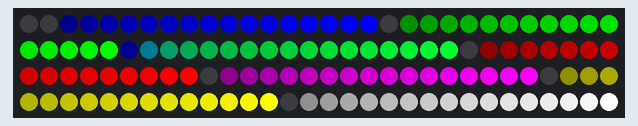
The sketch below on a simulated Arduino Uno, built with avr-gcc and run on an emulated ATmega328P. Shown: 120 RGB LEDs in strip order, left to right, continuing on the next row.

Above: at 0.17 s.
At 5.12 s:
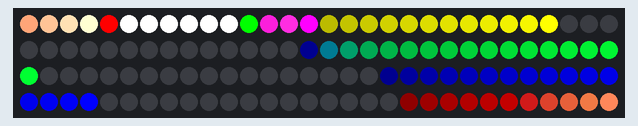
At 10.07 s:
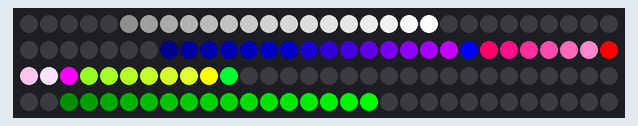
At 19.97 s:
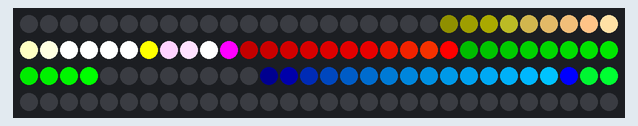
At 29.87 s:
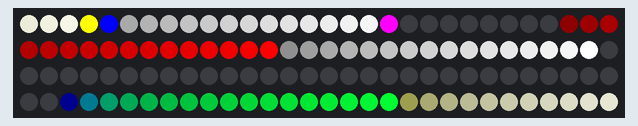
At 39.77 s:
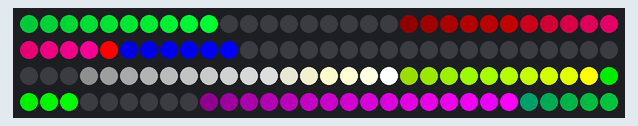

The sketch:

C3_colorblendingrace_7_color_opti.ino
```cpp
#include <Adafruit_NeoPixel.h>
#define PIN 6
#define CNT_LIGHTS 120

Adafruit_NeoPixel strip = Adafruit_NeoPixel(CNT_LIGHTS, PIN, NEO_GRB + NEO_KHZ800);
//fixed settings
int analogPinL = 1; // read from multiplexer using analog input 0
int analogPinR = 0; // read from multiplexer using analog input 0
int strobePin = 12; // strobe is attached to digital pin 2
int resetPin = 13; // reset is attached to digital pin 3

int speeds[7] = {0,0,0,0,0,0,0};
int speedin[7] = {0,0,0,0,0,0,0};
int leddat[CNT_LIGHTS][3];
int ledw = CNT_LIGHTS/7;
int leds[7][4] = {{0, 0, 255, ledw*1},
                 {0, 255, 0, ledw*2},
                 {0, 255, 50, ledw*3},
                 {255, 0, 0, ledw*4},
                 {255, 0, 255, ledw*5},
                 {255, 255, 0, ledw*6},
                 {255, 255, 255, ledw*7}}; //grb + position


void setup() {
  Serial.begin(9600); // print to serial monitor
  strip.begin();
  strip.show();
  pinMode(analogPinL, INPUT);
  pinMode(analogPinR, INPUT);
  pinMode(strobePin, OUTPUT);
  pinMode(resetPin, OUTPUT);
  digitalWrite(resetPin, LOW);
  digitalWrite(strobePin, HIGH);
}

void loop() {
      speedin[0] = 5;
      speedin[1] = 4;
      speedin[2] = 3;
      speedin[3] = 7;
      speedin[4] = 8;
      speedin[5] = 9;
      speedin[6] = 3;

    moveled(); //move led forward one
    //delay(100);
}


void moveled(){
  //leddat[10][2] = 255;
//leddat[20][1] = 255;
  //________________________moving leds
  for (int h =0; h<7; h++){
    for (int i=leds[h][3]; i>leds[h][3]-ledw; i--){
     for (int k=0; k<3; k++){
       if (i<0)//if going behind the strip
         if (leddat[CNT_LIGHTS+i][k] + leds[h][k] -((leds[h][k]/ledw)*(leds[h][3]-i+1)) >=255)
            leddat[CNT_LIGHTS+i][k] = 255;
         else
            leddat[CNT_LIGHTS+i][k] += leds[h][k] -((leds[h][k]/ledw)*(leds[h][3]-i+1));
       else
           if (leddat[i][k] + leds[h][k] -((leds[h][k]/ledw)*(leds[h][3]-i+1)) >=255)
             leddat[i][k] = 255;
           else
             leddat[i][k] += leds[h][k] -((leds[h][k]/ledw)*(leds[h][3]-i+1));
     }
   }
  }


 //_________set the first to be strong
 for(int m=0; m<7; m++){
   for(int s=0; s<3; s++){
     leddat[leds[m][3]][s] = leds[m][s];
   }
 }

 //________set positions with speed
   for(int n=0; n<7; n++){
     if (leds[n][3]<CNT_LIGHTS-1){
       if (speeds[n] == speedin[n]){
         leds[n][3]+=1;
         speeds[n] = 0;
       }
     } else{
        leds[n][3]=1;
        speeds[n] = 0;
     }
  }

//_______incriment speeds
 for(int p=0; p<7; p++){
  speeds[p]++;
 }

  setled();
}


void setled(){
  for (int i=0; i<CNT_LIGHTS; i++){
    int r = leddat[i][0];
    int g = leddat[i][1];
    int b = leddat[i][2];
    strip.setPixelColor(i , r, g, b);
  }
  strip.show();
  clearleddat();
}


void clearleddat(){
  for (int i=0; i<CNT_LIGHTS; i++){
    leddat[i][0] = 0;
    leddat[i][1] = 0;
    leddat[i][2] = 0;
  }
}
```
